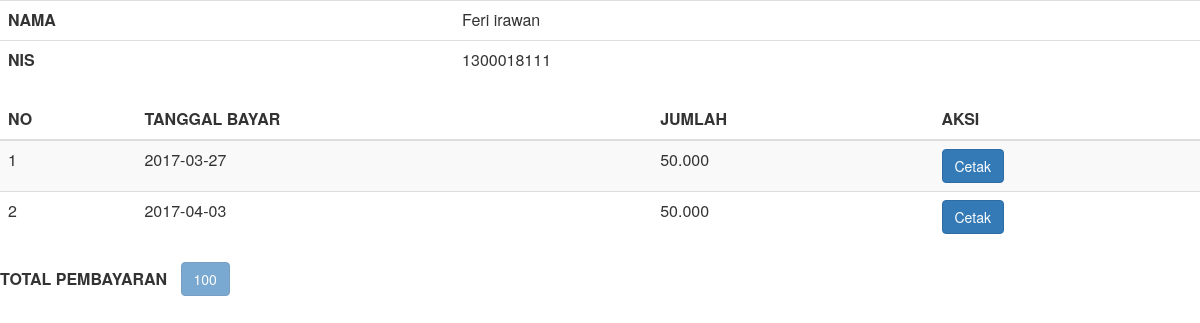
Page /detail.php?NIS=1300018111 on the committed database.
### tables this page shows
CREATE TABLE `user` (
  `NIS` varchar(10) NOT NULL,
  `id_setting` int(11) NOT NULL,
  `NAMA` varchar(20) NOT NULL,
  `password` varchar(10) NOT NULL
);

CREATE TABLE `pembayaran` (
  `id_bayar` int(11) NOT NULL,
  `NIS` varchar(10) DEFAULT NULL,
  `tanggal` date DEFAULT NULL,
  `jumlah` varchar(10) DEFAULT NULL
);

### detail.php (the view, shortened to what this page needs)
<?php
include "./asset/import.php";
 ?>
 <!DOCTYPE html>
 <html>
 <head>
 </head>
 <body>
<table class="table">
<?php
  include "./asset/koneksi.php";
$nis = $_GET['NIS'];
$query = "select NIS, NAMA from user where NIS = '$nis' limit 1";
$result = mysqli_query($koneksi, $query) or die (mysqli_error());
  while($row = mysqli_fetch_object($result)){
    ?>
  <tr>
    <th>NAMA</th>
    <td><?php echo $row -> NAMA;?></td>
  </tr>
  <tr>
    <th>NIS</th>
    <td><?php echo $row -> NIS;?></td>
  </tr>
<?php
  }
?>
</table>
 <table class="table table-striped table-hover">
 <thead>
    <tr>
      <th>NO</th>
      <th>TANGGAL BAYAR</th>
      <th>JUMLAH</th>
      <th>AKSI</th>
    </tr>
  </thead>
  <tbody>
  <?php
  include "./asset/koneksi.php";
  $nis=$_GET['NIS'];
  $query = "select a.NIS, a.NAMA,b.id_bayar, b.tanggal, b.jumlah from user a, pembayaran b where a.NIS= b.NIS and a.NIS='$nis'";
    $result = mysqli_query($koneksi,$query) or die(mysqli_error());
    $no=1;
    $total =0;
  while($row = mysqli_fetch_object($result)){
    ?>
  <tr>
    <td><?php echo $no?></td>
      <td><?php echo $row -> tanggal;?></td>
      <td><?php echo $row -> jumlah;?></td>
      <td><a href="cetak.php?id_bayar=<?php echo $row -> id_bayar;?>" class="btn btn-primary">Cetak</a></td>
    </tr>
    <?php
    $no++;
    $total = $total + $row-> jumlah;
  }
?>
<table>
  <tr>
  <th>TOTAL PEMBAYARAN &nbsp;&nbsp;</th>
  <th><button type="submit" class="btn btn-primary" name="simpan" disabled=""> <?php echo $total; ?></button>
</th>
  </tr>
  </tbody>
</table>
 </body>
 </html>

### rows in the picture
user: NAMA "Feri irawan", NIS "1300018111"
pembayaran: tanggal "2017-03-27", jumlah "50.000"
pembayaran: tanggal "2017-04-03", jumlah "50.000"

### other values in the picture
$total "100"
